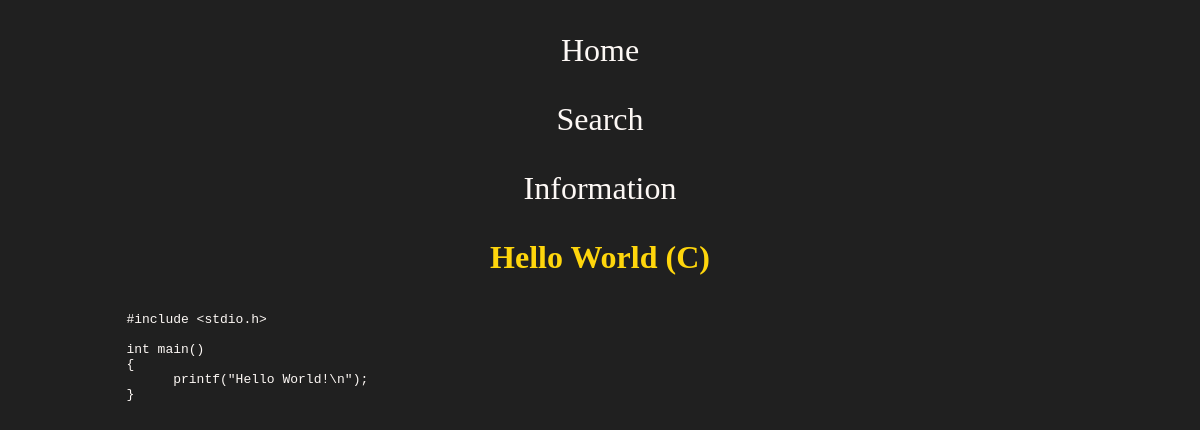
Screenshot of /view/1 with the database file from the repository.
### app.py (models this page shows)
@dataclass
class Post(db.Model):
    id: int
    title: str
    content: str
    language: str
    date_created: date
    id = db.Column(db.Integer, primary_key=True)
    title = db.Column(db.String(50), nullable=False)
    content = db.Column(db.String(500), nullable=False)
    language = db.Column(db.String(50), nullable=False)
    date_created = db.Column(db.DateTime, default=datetime.now(timezone.utc))

### app.py (the view)
@app.route('/view/<int:id>')
def view(id):
    snippet = Post.query.get_or_404(id)
    return render_template('view.html', snippet=snippet)

### templates/view.html (shortened to what this page needs)
{% extends "base.html" %}
{% block body %}
<h1 style="color: var(--yellow)"> {{ snippet.title }} ({{ snippet.language }}) </h1>
<p>
    <pre>
        <code class="centered-block" style="text-align: left; width: 80%">{{ snippet.content }}</code>
    </pre>
</p>
{% endblock %}

### static/styles.css (style rules this page uses)
:root { --black: #202020; --grey: #707070; --grey_darker: #3F3F3F; --yellow:#FFD60C; --yellow_darker: #e5bf00; --white:#FDF8F5; --red: #c20b0b; }
body { font-family: serif; background-color: var(--black); color: var(--white); }
h1, h2 { text-align: center; }
.centered-block { display: block; margin-left: auto; margin-right: auto; }

### rows the page displays
Post: title "Hello World", language "C", content "#include <stdio.h> int main() { printf(\"Hello World!\\n\"); }"
